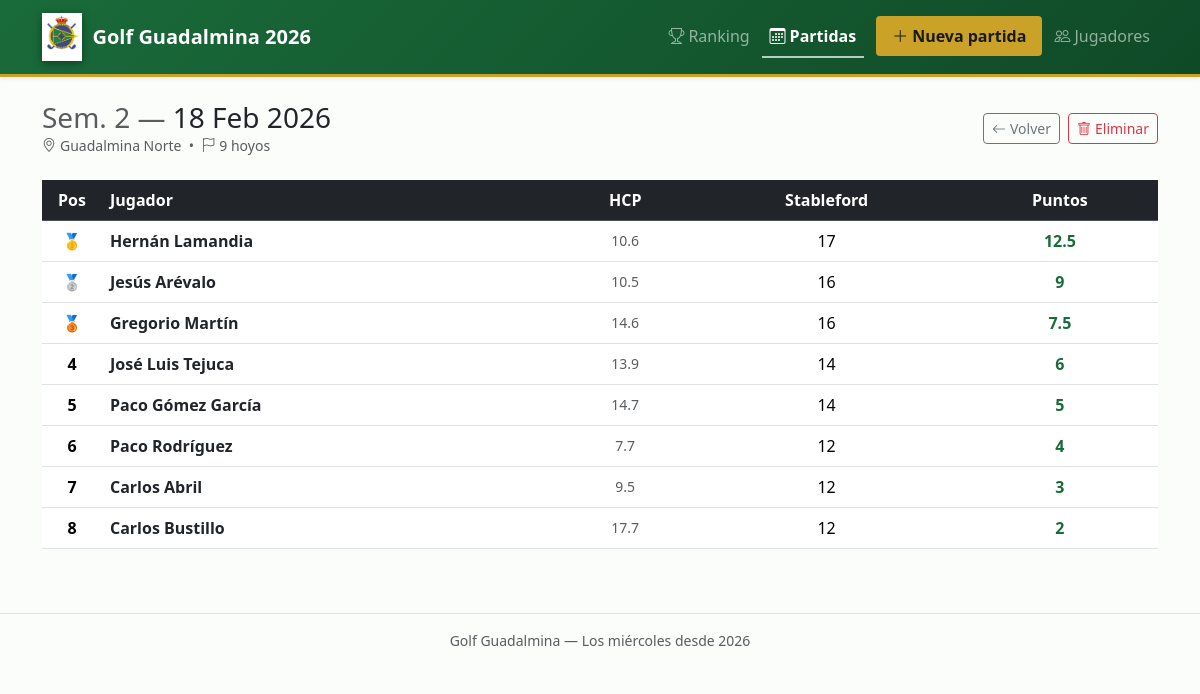
The app's page /partidas/2 with its own data.
### tables this page shows
CREATE TABLE partidas (
                id       INTEGER PRIMARY KEY AUTOINCREMENT,
                semana   INTEGER,
                fecha    TEXT NOT NULL,
                campo    TEXT NOT NULL DEFAULT 'Guadalmina Norte',
                hoyos    TEXT NOT NULL CHECK(hoyos IN ('9 hoyos','18 hoyos')),
                es_major INTEGER NOT NULL DEFAULT 0,
                notas    TEXT
            );

CREATE TABLE resultados (
                id          INTEGER PRIMARY KEY AUTOINCREMENT,
                partida_id  INTEGER NOT NULL REFERENCES partidas(id) ON DELETE CASCADE,
                jugador_id  INTEGER NOT NULL REFERENCES jugadores(id),
                hcp         REAL NOT NULL,
                stableford  INTEGER NOT NULL,
                posicion    INTEGER,
                puntos      REAL
            );

CREATE TABLE jugadores (
                id   INTEGER PRIMARY KEY AUTOINCREMENT,
                nombre TEXT NOT NULL UNIQUE,
                hcp  REAL NOT NULL
            );

### app.py (the view)
@app.route('/partidas/<int:partida_id>')
def ver_partida(partida_id):
    partida, resultados = db.get_partida(partida_id)
    if not partida:
        flash('Partida no encontrada', 'danger')
        return redirect(url_for('partidas'))
    return render_template('ver_partida.html', partida=partida, resultados=resultados)

### app.py (called while the page is built)
@app.template_filter('format_pts')
def format_pts(v):
    if v is None:
        return '—'
    return str(int(v)) if v == int(v) else str(v)

@app.template_filter('format_fecha')
def format_fecha(s):
    try:
        return datetime.strptime(s, '%Y-%m-%d').strftime('%d %b %Y')
    except Exception:
        return s

@app.before_request
def ensure_db():
    db.init_db()

### database.py (called while the page is built)
def get_conn():
    conn = sqlite3.connect(DB_PATH)
    conn.row_factory = sqlite3.Row
    conn.execute("PRAGMA foreign_keys = ON")
    return conn

def get_partida(partida_id):
    with get_conn() as conn:
        p = conn.execute("SELECT * FROM partidas WHERE id=?", (partida_id,)).fetchone()
        rs = conn.execute("""
            SELECT r.*, j.nombre, j.hcp as hcp_actual
            FROM resultados r
            JOIN jugadores j ON j.id = r.jugador_id
            WHERE r.partida_id=?
            ORDER BY r.posicion
        """, (partida_id,)).fetchall()
        return p, rs

### templates/ver_partida.html (shortened to what this page needs)
{% extends "base.html" %}
{% block content %}
<div class="d-flex align-items-center justify-content-between mb-4 flex-wrap gap-2">
  <div>
    <h1 class="h3 mb-0">
      {% if partida.semana %}<span class="text-muted">Sem. {{ partida.semana }} &mdash;</span> {% endif %}
      {{ partida.fecha | format_fecha }}
    </h1>
    <p class="text-muted mb-0 small">
      <i class="bi bi-geo-alt me-1"></i>{{ partida.campo }}
      &nbsp;&bull;&nbsp;
      <i class="bi bi-flag me-1"></i>{{ partida.hoyos }}
    </p>
  </div>
  <div class="d-flex gap-2">
    <a href="{{ url_for('partidas') }}" class="btn btn-outline-secondary btn-sm">
      <i class="bi bi-arrow-left me-1"></i>Volver
    </a>
    <form method="post" action="{{ url_for('eliminar_partida', partida_id=partida.id) }}"
          onsubmit="return confirm('¿Eliminar esta partida?')">
      <button class="btn btn-outline-danger btn-sm">
        <i class="bi bi-trash me-1"></i>Eliminar
      </button>
    </form>
  </div>
</div>
{% if resultados %}
<div class="table-responsive">
  <table class="table table-hover align-middle">
    <thead class="table-dark">
      <tr>
        <th class="text-center" style="width:60px">Pos</th>
        <th>Jugador</th>
        <th class="text-center">HCP</th>
        <th class="text-center">Stableford</th>
        <th class="text-center fw-bold">Puntos</th>
      </tr>
    </thead>
    <tbody>
      {% for r in resultados %}
      <tr class="{{ 'podium-1' if r.posicion==1 else 'podium-2' if r.posicion==2 else 'podium-3' if r.posicion==3 else '' }}">
        <td class="text-center fw-bold">
          {% if r.posicion == 1 %}🥇{% elif r.posicion == 2 %}🥈{% elif r.posicion == 3 %}🥉
          {% else %}{{ r.posicion }}{% endif %}
        </td>
        <td>
          <a href="{{ url_for('perfil_jugador', jugador_id=r.jugador_id) }}"
             class="text-decoration-none fw-semibold text-dark">{{ r.nombre }}</a>
        </td>
        <td class="text-center text-muted small">{{ r.hcp }}</td>
        <td class="text-center">{{ r.stableford }}</td>
        <td class="text-center fw-bold text-green">{{ r.puntos | format_pts }}</td>
      </tr>
      {% endfor %}
    </tbody>
  </table>
</div>
{% endif %}
{% endblock %}

### static/css/style.css (style rules this page uses)
:root { --green: #1a6b3a; --green-light: #2d8a50; --gold: #c9a227; --navy: #2a3a7c; }
body { font-family: 'Segoe UI', system-ui, -apple-system, sans-serif; background-color: #e8f0e9; background-image: url('/static/images/fondo.png'); background-size: cover; background-attachment: fixed; background-position: center center; background-repeat: no-repeat; min-height: 100vh; }
body::before { content: ''; position: fixed; inset: 0; background: rgba(255,255,255,0.82); backdrop-filter: blur(1px); z-index: -1; pointer-events: none; }
.text-green { color: var(--green) !important; }
.podium-1 { background: linear-gradient(90deg, #fff8e1 0%, #fffde7 100%); }
.podium-2 { background: linear-gradient(90deg, #f5f5f5 0%, #fafafa 100%); }
.podium-3 { background: linear-gradient(90deg, #fff3e0 0%, #fff8f0 100%); }

### records on screen
partidas: semana "2", fecha "18 Feb 2026", campo "Guadalmina Norte", hoyos "9 hoyos"
resultados: nombre "Hernán Lamandia", hcp "10.6", stableford "17", puntos "12.5"
resultados: nombre "Jesús Arévalo", hcp "10.5", stableford "16", puntos "9"
resultados: nombre "Gregorio Martín", hcp "14.6", stableford "16", puntos "7.5"
resultados: posicion "4", nombre "José Luis Tejuca", hcp "13.9", stableford "14", puntos "6"
resultados: posicion "5", nombre "Paco Gómez García", hcp "14.7", stableford "14", puntos "5"
resultados: posicion "6", nombre "Paco Rodríguez", hcp "7.7", stableford "12", puntos "4"
resultados: posicion "7", nombre "Carlos Abril", hcp "9.5", stableford "12", puntos "3"
resultados: posicion "8", nombre "Carlos Bustillo", hcp "17.7", stableford "12", puntos "2"
